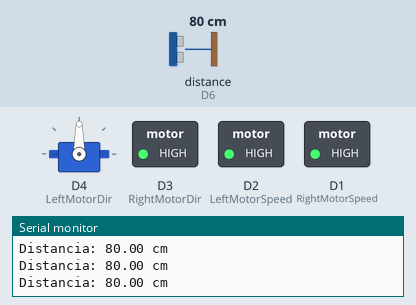
The sketch below on a simulated ESP8266 (NodeMCU). On the bench: servo, switched loads named in the sketch (green lamp = pin HIGH), the last lines printed to the serial monitor. Inputs (shaded band) come from the test bench; at power-on: distance to the obstacle (sensor on D6) 80 cm. The echo pulse lasts 58.3 µs per cm; pins used as bus, display or sensor lines are not drawn.

Above: at 1.2 s.
1.3 s: distance to the obstacle (sensor on D6) set to 50 cm
4.3 s: distance to the obstacle (sensor on D6) set to 40 cm
At 5.4 s:
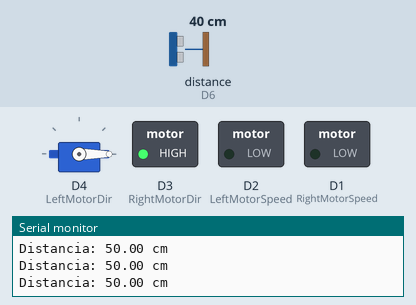
7.3 s: distance to the obstacle (sensor on D6) set to 60 cm
At 8.4 s:
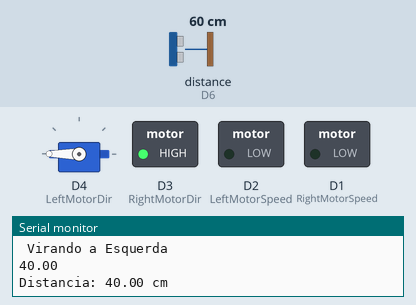
10.3 s: distance to the obstacle (sensor on D6) set to 2 cm
At 12.9 s:
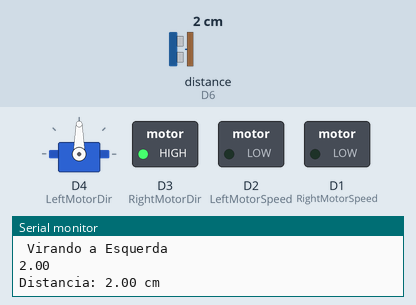
Timing chart, 0 to 14.3 s (numbered marks = the images above; inputs shaded):
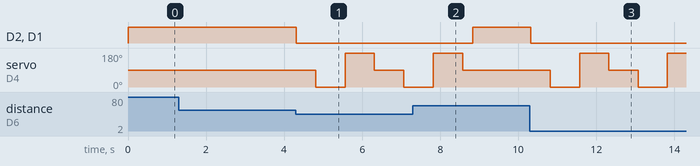

The sketch:

servo.ino
```cpp
// Includes the Servo library
#include <Servo.h>
#include <HCSR04.h>

//MOTOR:
#define RightMotorSpeed 5
#define RightMotorDir   0
#define LeftMotorSpeed  4
#define LeftMotorDir    2


int minRange = 300;
int maxRange = 900;
int minSpeed = 450;
int maxSpeed = 1020;
int noSpeed = 0;

// DEFININDO PINOS DO SENSOR ULTRASONICO
const int trigPin = D7;
const int echoPin = D6;
UltraSonicDistanceSensor distanceSensor(trigPin, echoPin);

// VARIAVEIS DE DURACAO E DISTANCIA

long duration;
int distance;

//DEFININDO SERVO
Servo myServo;

int vel,situacao;
float dist_cm,distMinima=45;

void frente(){
    digitalWrite(RightMotorDir,HIGH);
    digitalWrite(LeftMotorDir,HIGH);
    analogWrite(RightMotorSpeed,maxSpeed);
    analogWrite(LeftMotorSpeed,maxSpeed);


  }
void re(){
  digitalWrite(RightMotorDir,LOW);
  digitalWrite(LeftMotorDir,LOW);
  analogWrite(RightMotorSpeed,maxSpeed);
  analogWrite(LeftMotorSpeed,maxSpeed);
}

void freia(){
    digitalWrite(RightMotorDir,HIGH);
    digitalWrite(LeftMotorDir,HIGH);
    analogWrite(RightMotorSpeed,noSpeed);
    analogWrite(LeftMotorSpeed,noSpeed);
  }

void direita(){
    digitalWrite(RightMotorDir,HIGH);
    digitalWrite(LeftMotorDir,LOW);
    analogWrite(RightMotorSpeed,maxSpeed);
    analogWrite(LeftMotorSpeed,maxSpeed);
  }
void esquerda(){
    digitalWrite(RightMotorDir,LOW);
    digitalWrite(LeftMotorDir,HIGH);
    analogWrite(RightMotorSpeed,maxSpeed);
    analogWrite(LeftMotorSpeed,maxSpeed);
  }


void escolhelado(){
  float d1,d2;
  d1=d2=0;

  delay(500);
  myServo.write(0);
  delay(500);
  d1=distanceSensor.measureDistanceCm();
  delay(250);
  myServo.write(180);
  delay(750);
  d2=distanceSensor.measureDistanceCm();
  myServo.write(90);
  delay(250);

  if(d1<d2){
    Serial.println(" Virando a Direita");
    Serial.println(d1);
    }else{
      Serial.println(" Virando a Esquerda");
      Serial.println(d2);
      }
  }
void setup() {
//setando os pinos referentes aos motores
  pinMode(RightMotorSpeed, OUTPUT);
  pinMode(LeftMotorSpeed, OUTPUT);
  pinMode(RightMotorDir, OUTPUT);
  pinMode(LeftMotorDir, OUTPUT);

//iniciando o carrinho com os motores desligados e sentido de rotação à frente
  digitalWrite(RightMotorSpeed, LOW);
  digitalWrite(LeftMotorSpeed, LOW);
  digitalWrite(RightMotorDir, HIGH);
  digitalWrite(LeftMotorDir,HIGH);
//

  pinMode(trigPin, OUTPUT); // SENSOR ULTRASONICO OUTPUT
  pinMode(echoPin, INPUT); // SENSOR ULTRASONICO INPUT

  Serial.begin(9600);
  myServo.attach(2); // DEFININDO PINO DO SERVO
  myServo.write(90);
}

void loop() {
     //Efetua a leitura da distancia em centimetros
    Serial.print("Distancia: ");
    Serial.print(distanceSensor.measureDistanceCm());
    Serial.println(" cm");
    dist_cm=distanceSensor.measureDistanceCm();
    if (dist_cm > distMinima or dist_cm == -1 ){
      frente();
      }else{
      freia();
      escolhelado();
        }
}
```

Measured:
- the behaviour switches between 46 and 45 cm on distance to the obstacle (sensor on D6) (found by bisection; images 0 and 1)
- after the input at 4.3 s, D2 (LeftMotorSpeed), D1 (RightMotorSpeed): HIGH → LOW at once; servo on D4 (LeftMotorDir): 90° → 0° after 0.51 s, → 180° 0.75 s later, → 90° 0.75 s later, → 0° 0.76 s later
- after the input at 7.3 s, D2 (LeftMotorSpeed), D1 (RightMotorSpeed): LOW → HIGH after 1.5 s; servo on D4 (LeftMotorDir): goes on until 8.6 s, then stays 90°
- after the input at 10.3 s, D2 (LeftMotorSpeed), D1 (RightMotorSpeed): HIGH → LOW at once; servo on D4 (LeftMotorDir): 90° → 0° after 0.52 s, → 180° 0.75 s later, → 90° 0.75 s later, → 0° 0.75 s later, … (5 changes in this stretch)
